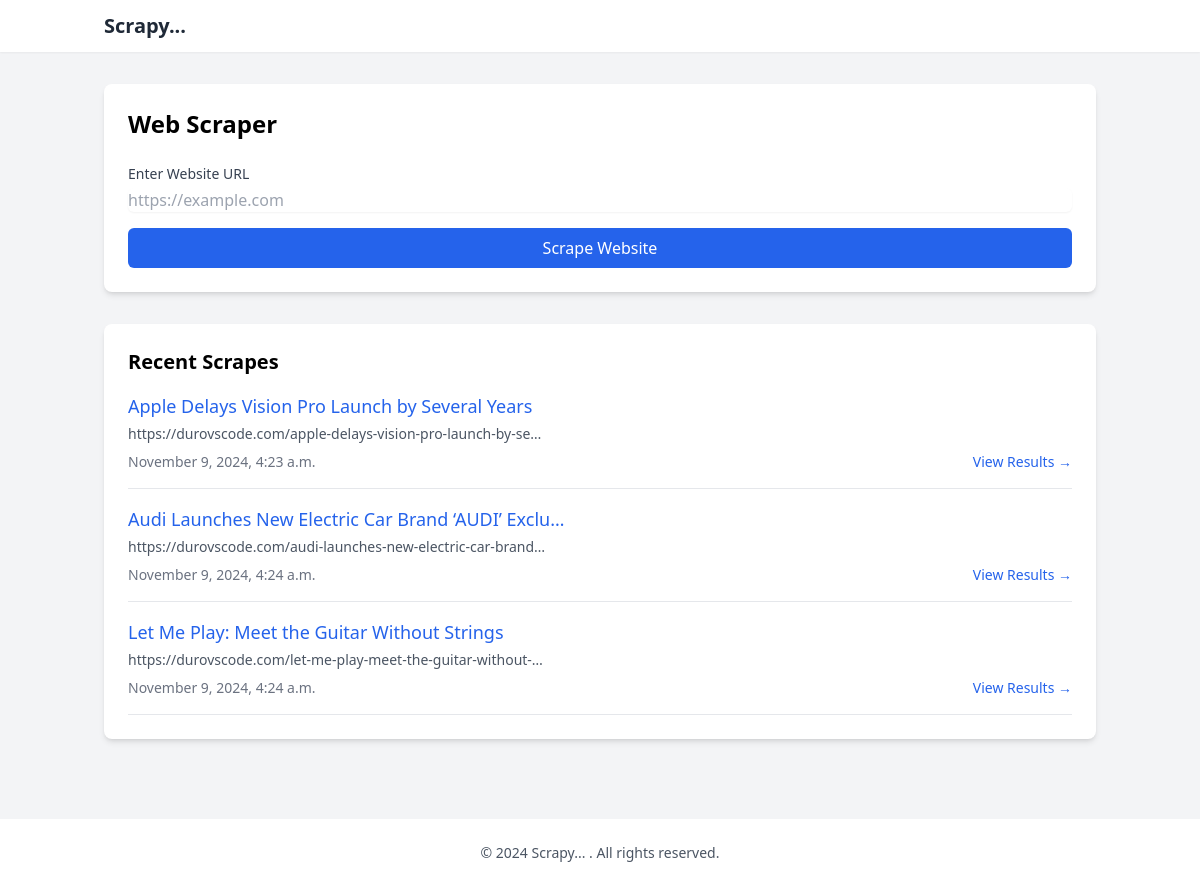
The page / on the database its author committed.
### pod/models.py (models this page shows, shortened)
class Scrappeddata(models.Model):
    url = models.URLField(max_length=1000)
    title = models.CharField(max_length=400, null=True, blank=True)
    content = models.TextField()
    created_at = models.DateTimeField(auto_now=False, auto_now_add=True)

### pod/views.py (the view, shortened to what this page needs)
# urls.py: path('', views.scrape, name='scrape'),
def scrape(request):
    recent_scrapes = scrapy.objects.all()
    return render(request, 'pod/entrypage.html', {'recent_scrapes': recent_scrapes})

### pod/templates/pod/entrypage.html (shortened to what this page needs)
{% extends 'base.html' %}
{% load static %}
{% block content %}
<div class="container mx-auto px-4 py-8">
    <div class="bg-white rounded-lg shadow-md p-6 mb-8">
        <h1 class="text-2xl font-bold mb-6">Web Scraper</h1>
        <form method="POST" action="{% url 'scrape' %}" class="space-y-4">
            <div>
                <label for="url" class="block text-sm font-medium text-gray-700">Enter Website URL</label>
                <input type="url"
                       name="url"
                       id="url"
                       required
                       placeholder="https://example.com"
                       class="mt-1 block w-full rounded-md border-gray-300 shadow-sm focus:border-blue-500 focus:ring-blue-500">
            </div>
            <button type="submit"
                    class="w-full bg-blue-600 text-white px-4 py-2 rounded-md hover:bg-blue-700 focus:outline-none focus:ring-2 focus:ring-blue-500 focus:ring-offset-2">
                Scrape Website
            </button>
        </form>
    </div>
    {% if recent_scrapes %}
    <div class="bg-white rounded-lg shadow-md p-6">
        <h2 class="text-xl font-semibold mb-4">Recent Scrapes</h2>
        <div class="space-y-4">
            {% for scrape in recent_scrapes %}
            <div class="border-b border-gray-200 pb-4">
                <h3 class="font-medium text-lg text-blue-600">{{ scrape.title|truncatechars:50 }}</h3>
                <p class="text-gray-600 text-sm mt-1">{{ scrape.url|truncatechars:60 }}</p>
                <div class="mt-2 flex justify-between items-center">
                    <span class="text-sm text-gray-500">{{ scrape.created_at|date:"F j, Y, g:i a" }}</span>
                    <a href="{% url 'scraping_results' pk=scrape.pk %}"
                       class="text-blue-600 hover:text-blue-800 text-sm font-medium">
                        View Results →
                    </a>
                </div>
            </div>
            {% endfor %}
        </div>
    </div>
    {% endif %}
</div>
{% endblock %}

### pod/templates/base.html (shortened to what this page needs)
<!DOCTYPE html>
<html lang="en">
<head>
    <script src="https://cdn.tailwindcss.com"></script>
</head>
<body class="bg-gray-100 min-h-screen">
    <nav class="bg-white shadow-sm">
        <div class="container mx-auto px-4 py-3">
            <div class="flex justify-between items-center">
                <a href="{% url 'scrape' %}" class="text-xl font-bold text-gray-800">Scrapy...</a>
            </div>
        </div>
    </nav>
    <main>
        {% block content %}{% endblock %}
    </main>
    <footer class="bg-white mt-12">
        <div class="container mx-auto px-4 py-6">
            <p class="text-center text-gray-600 text-sm">
                © {% now "Y" %} Scrapy... . All rights reserved.
            </p>
        </div>
    </footer>
</body>
</html>

### rows shown on the page
Scrappeddata: title "Apple Delays Vision Pro Launch by Several Years", url "https://durovscode.com/apple-delays-vision-pro-launch-by-se…", created_at "November 9, 2024, 4:23 a.m."
Scrappeddata: title "Audi Launches New Electric Car Brand ‘AUDI’ Exclu…", url "https://durovscode.com/audi-launches-new-electric-car-brand…", created_at "November 9, 2024, 4:24 a.m."
Scrappeddata: title "Let Me Play: Meet the Guitar Without Strings", url "https://durovscode.com/let-me-play-meet-the-guitar-without-…", created_at "November 9, 2024, 4:24 a.m."
